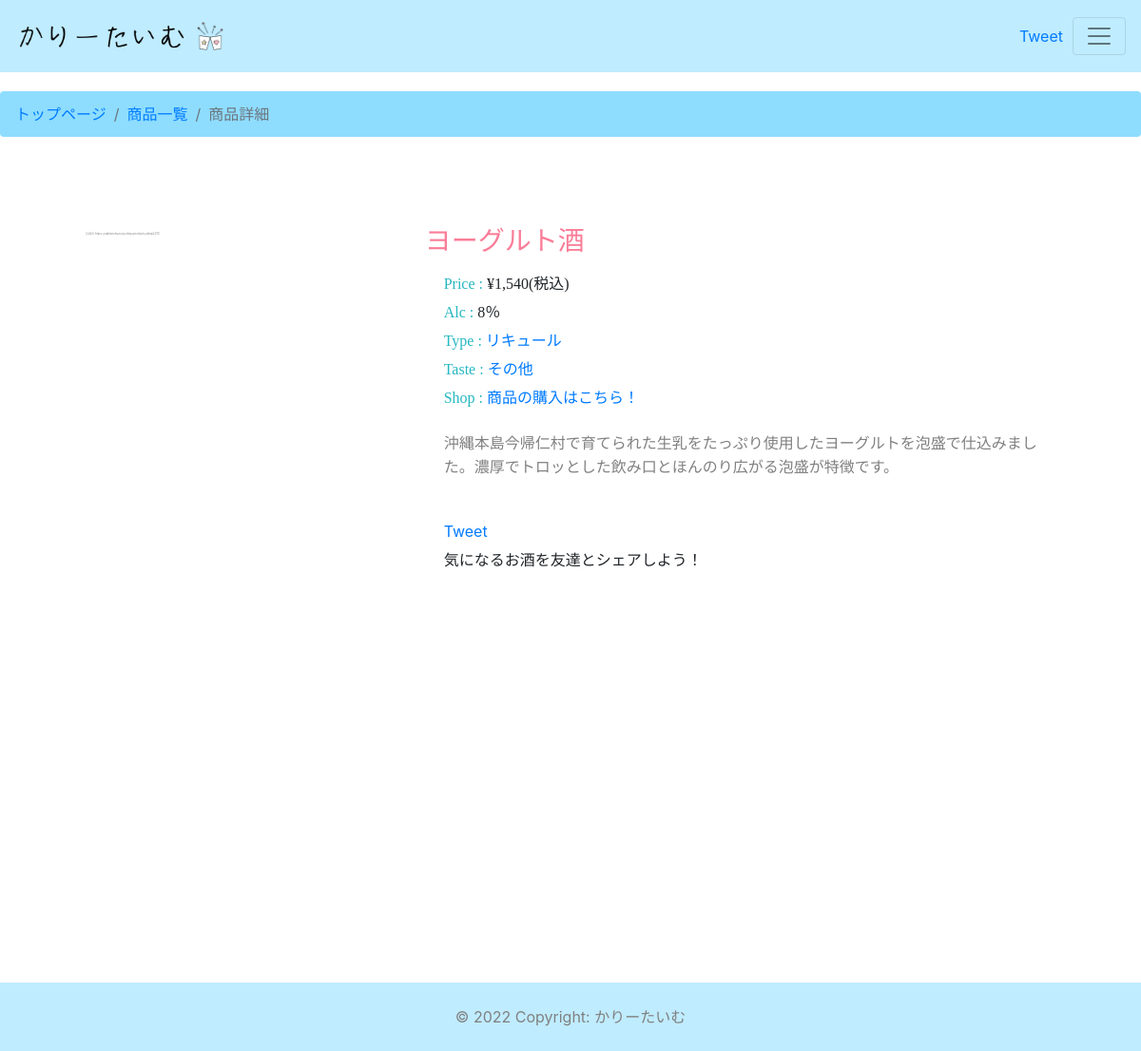
The app's page /item/2 with its own data.
### tables this page shows
CREATE TABLE "Item" (
	"id"	INTEGER,
	"item_name"	TEXT,
	"item_img"	TEXT,
	"price"	TEXT,
	"abv"	TEXT,
	"maker"	TEXT,
	"explain"	TEXT,
	"taste1"	TEXT,
	"taste2"	TEXT,
	"type"	TEXT,
	"scene1"	TEXT,
	"scene2"	TEXT,
	"URL"	TEXT,
	PRIMARY KEY("id" AUTOINCREMENT)
);

### app.py (the view)
@app.route("/item/<id>" , methods = ["GET"])
def item(id):
  conn = sqlite3.connect("Item.db")
  c = conn.cursor()
  c.execute("SELECT item_img, item_name, price, abv, type, taste1, URL, explain FROM Item where id = ?;",(id,))
  item = []  #配列の初期化
  for row in c.fetchall(): #row=新しく作った変数
      item.append({"img":row[0],"item":row[1],"price":row[2],"abv":row[3],"type":row[4],"taste":row[5],"URL":row[6],"explain":row[7]})
  c.close
  print(item)
  print("--------------")
  return render_template("item.html", item = item)

### templates/item.html (shortened to what this page needs)
{% extends "base.html" %}
{% block content %}
<nav aria-label="breadcrumb">
  <ol class="breadcrumb">
    <li class="breadcrumb-item"><a href="http://127.0.0.1:5000/">トップページ</a></li>
    <li class="breadcrumb-item"><a href="#" onclick="history.back(-1);return false;">商品一覧</a></li>
    <li class="breadcrumb-item active" aria-current="page">商品詳細</li>
  </ol>
</nav>
<section id="sec1">
  <div class="item-bg" style="width: 1100px;  height: auto; margin: 0 auto auto auto; padding-top: 20px; padding-right: 50; padding-bottom: 30px;">
    <div class="row no-gutters ">
      <div class="col-md-4">
        <div class="ovarflow-wrap">
          <p style="font-size: 3px; color: gray; margin-left: 5vh; ">引用元:{{item['URL']}}</p>
        </div>
      </div>
      <div class="col-md-8 itembox">
        <div class="itemcard-body">
          <h3 class="item-name">{{item["item"]}}</h3>
          <p class="item-price"><span style="color: #25b7c0;">Price : </span>{{item["price"]}}(税込)</p>
          <p class="item-abv"><span style="color: #25b7c0;">  Alc  : </span>{{item["abv"]}}</p>
          <p class="item-type"><span style="color: #25b7c0;"> Type : </span><a href="/type_list/{{item['type']}}">{{item["type"]}}</a></p>
          <p class="item-type"><span style="color: #25b7c0;">Taste : </span><a href="/taste1_list/{{item['taste']}}">{{item["taste"]}}</a></p>
          <p class="item-shop"><span style="color: #25b7c0;"> Shop : </span><a href="{{item['URL']}}">商品の購入はこちら！</a></p>
          <p class="item-explain">{{item["explain"]}}</p>
          <div class="tweet-btn" id="item-tweet" style="padding-bottom: 40px;">
            <a href="https://twitter.com/share?ref_src=twsrc%5Etfw" class="twitter-share-button" data-size="large" data-text="【沖縄のお酒で乾杯しよう！】気になるお酒を友達とシェア https://twitter.com/lurejunkie/status/1566039107088031745/photo/1" data-via="lurejunkie" data-hashtags="かりーたいむ" data-lang="en" data-show-count="false">Tweet</a><script async src="https://platform.twitter.com/widgets.js" charset="utf-8"></script>
            <p>気になるお酒を友達とシェアしよう！</p>
          </div>
        </div>
      </div>
    </div>
    </div>
</section>
{% endblock %}

### static/css/style.css (style rules this page uses)
html { overflow-y: scroll; }
body, h1, h2, h3, h4, h5, p, ul, ol, li, dl, dt, dd { margin: 0px; padding: 0px; }
body { background-image: url(../img/backg-waves.jpeg); background-repeat: repeat; padding-top: 56px; height: max-content; }
.tweet-btn { margin-left: auto; }
.breadcrumb { margin-top: 5vh; margin-bottom: 5vh; background-color: #8EDDFF; }
#sec1 { min-height: 100vh; position: relative; width: 100%; display: flex; }
.item-bg { background-color: #fff; }
.itembox { padding: auto; }
.itemcard-body { line-height: 30px; padding-left: 30px; }
.col-md-4 { width: 360px; height: 400px; }
.ovarflow-wrap p { height: fit-content; width: 320px; overflow-wrap: break-word; word-break: break-all; }
.item-name { color: #fa7d98; font-weight: 550; line-height: 60px; padding-top: 20px; font-family: sans-serif; }
.item-price { font-family: HuiFontP109; padding-left: 20px; }
.item-abv { font-family: HuiFontP109; padding-left: 20px; }
.item-type { font-family: HuiFontP109; padding-left: 20px; }
.item-shop { font-family: HuiFontP109; padding-left: 20px; }
.item-explain { color: gray; font-size: 16px; line-height: 25px; padding-top: 20px; padding-right: 30px; padding-left: 20px; padding-bottom: 20px; font-family: sans-serif; }
#item-tweet { padding: 20px; }

### records on screen
Item: item "ヨーグルト酒", price "¥1,540", abv "8％", type "リキュール", taste "その他", explain "沖縄本島今帰仁村で育てられた生乳をたっぷり使用したヨーグルトを泡盛で仕込みました。濃厚でトロッとした飲み口とほんのり広がる泡盛が特徴です。"
